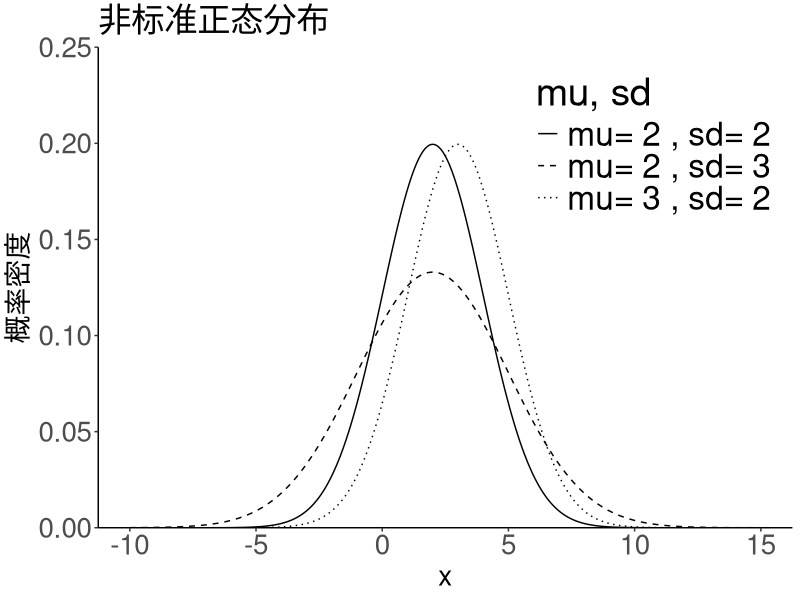
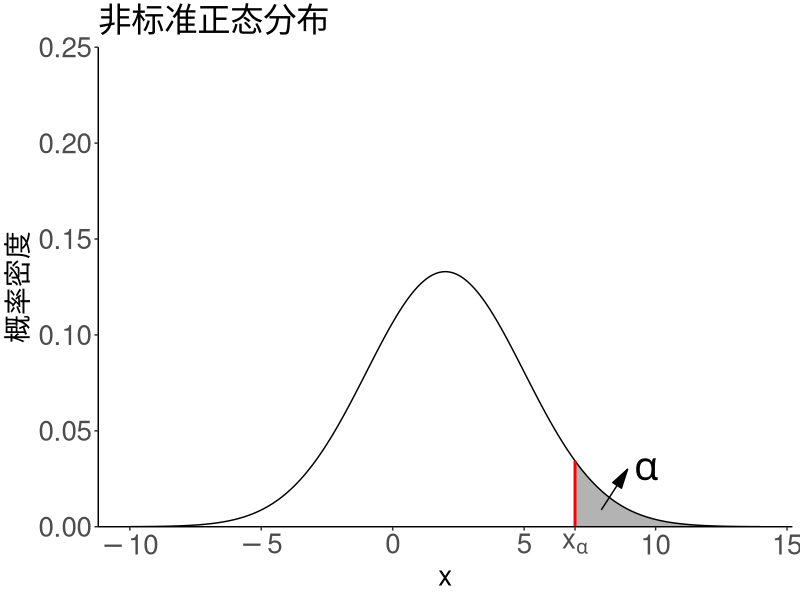
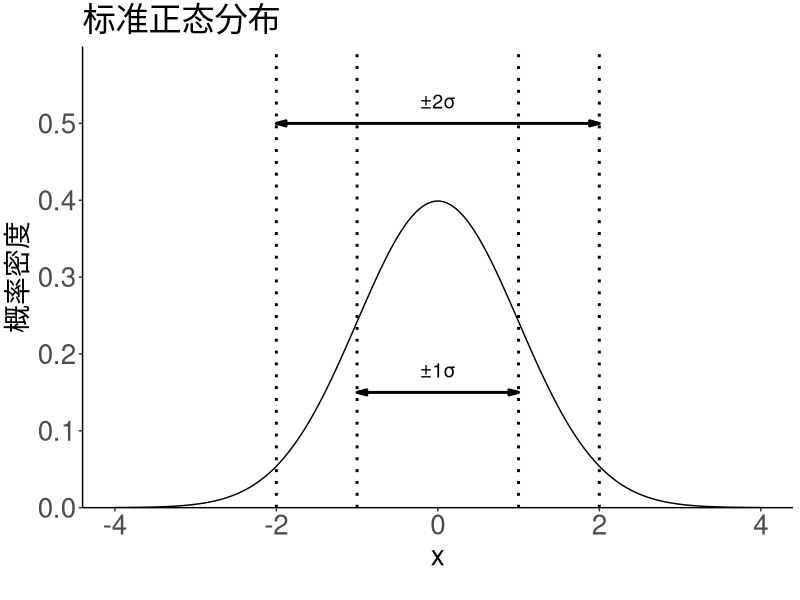
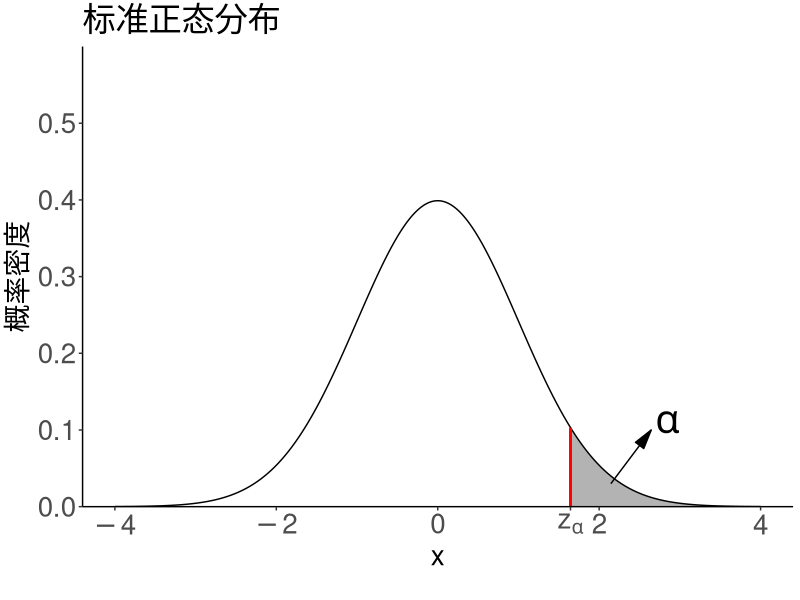
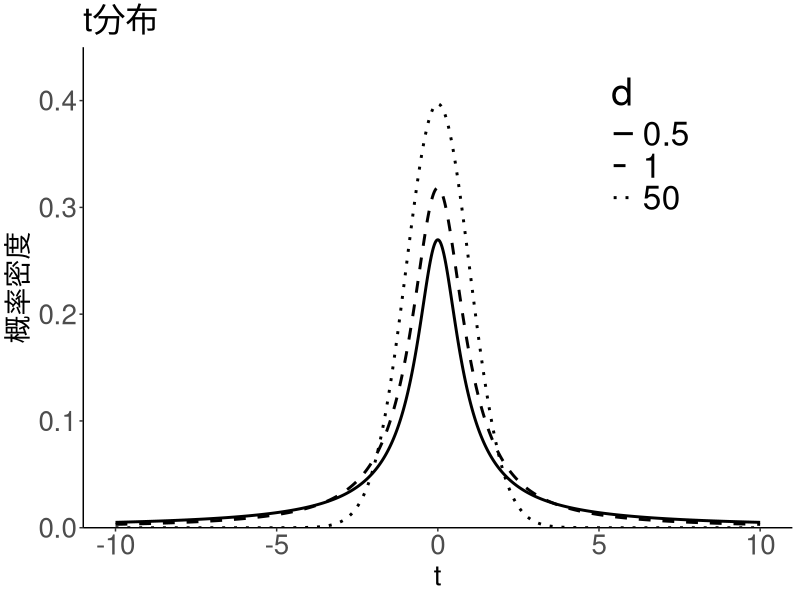
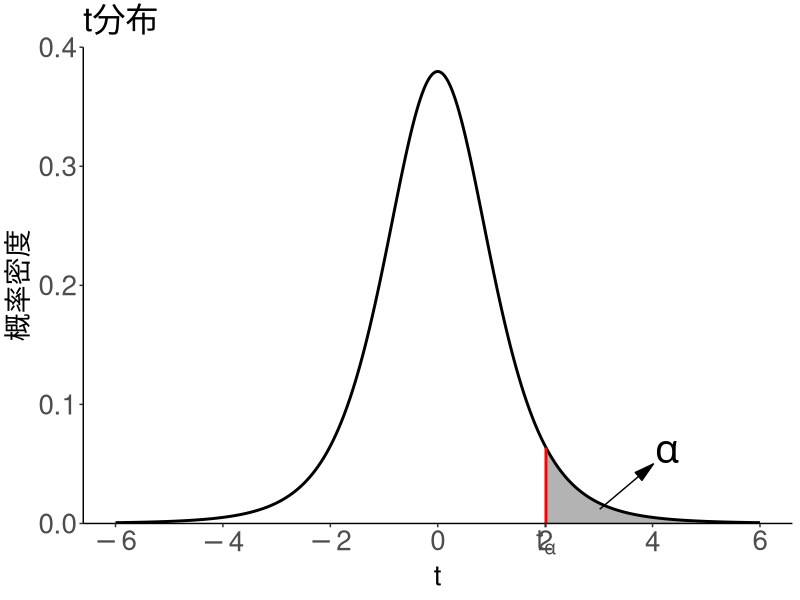
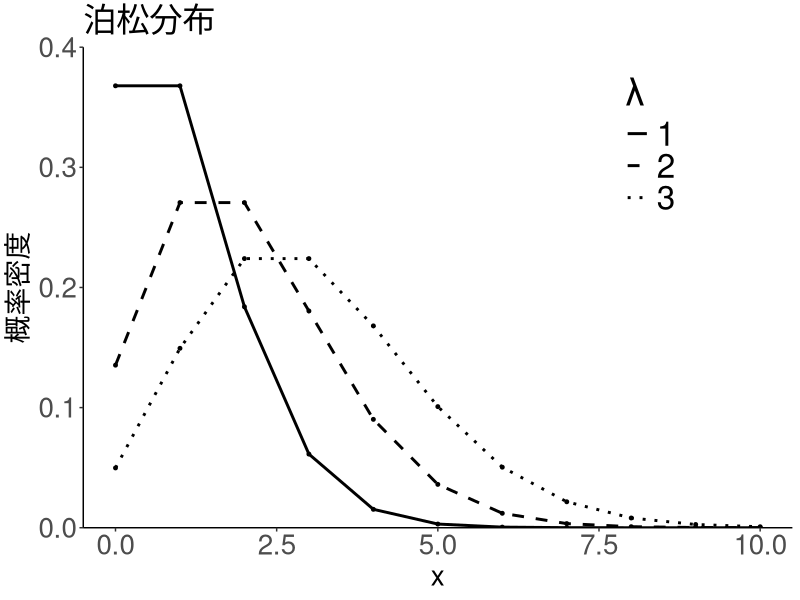
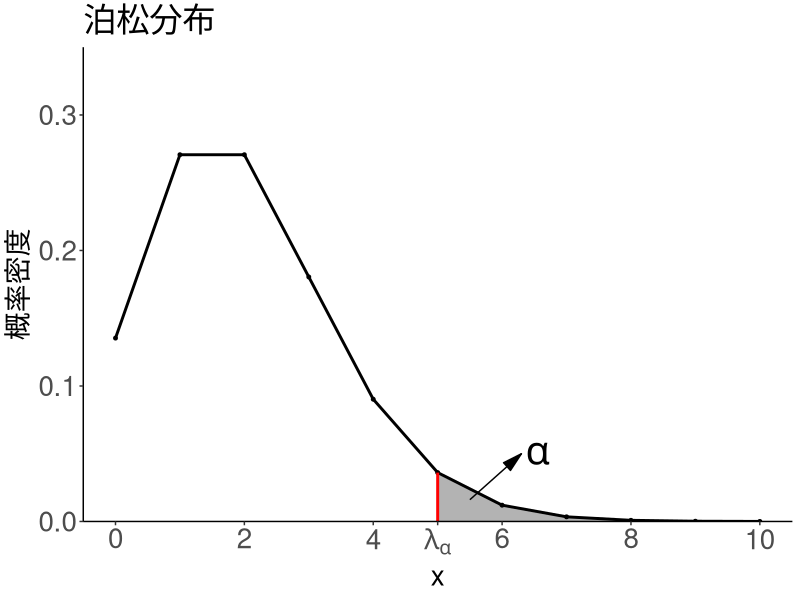

Generate these figures, in order, with R:
library(gridExtra)
library(ggplot2)
library(grid)  # 用于定义箭头

##################### 1.非标准正态分布##########################
# 创建x值的范围
x <- seq(-10, 15, by = 0.01)
params <- data.frame(mu = c(2, 2, 3), sd = c(2, 3, 2))  # 指定自由度组合
df <- do.call(rbind, lapply(1:nrow(params), function(i) {
  mu <- params$mu[i]
  sd <- params$sd[i]
  y <- dnorm(x, mean = mu, sd = sd)
  data.frame(x = x, y = y, mu = mu, sd = sd)
}))
df$group <- factor(paste("mu=", df$mu, ", sd=", df$sd))

set.seed(123)
# 绘图
p1a <- ggplot(df, aes(x = x, y = y, linetype = group, group = group)) +
  geom_line(color = "black") +
  theme_classic() +
  labs(x = "x", y = "概率密度", linetype = "mu, sd") +
  ggtitle("非标准正态分布") +
  scale_y_continuous(limits = c(0, 0.25), expand = c(0, 0)) +   # 设置y轴范围
  scale_linetype_manual(values = c("solid", "dashed", "dotted")) + # 使用不同线型区分
  theme(plot.title = element_text(size = 24),   # 设置标题字体大小
        axis.title = element_text(size = 20),   # 设置坐标轴标签字体大小
        axis.text = element_text(size = 20),    # 设置坐标轴刻度字体大小
        legend.title = element_text(size = 28), # 设置图例标题字体大小
        legend.text = element_text(size = 24),   # 设置图例文本字体大小
        legend.position = c(0.8, 0.8),          # 将图例移到图内，右上角 (80% x, 80% y)
  )
p1a

mu <- 2  # 均值
sigma <- 3  # 标准差
# 创建x值的范围
x <- seq(mu - 4*sigma, mu + 4*sigma, by = 0.01)
# 计算y值，使用非标准正态分布的公式
set.seed(123)
y <- dnorm(x, mean = mu, sd = sigma)
df <- data.frame(x = x, y = y)
# 定义 alpha
alpha <- 0.05  # 例如 0.05 显著性水平
# 计算上 alpha 分位数
x_alpha <- qnorm(1 - alpha, mean = mu, sd = sigma)

p1b <- ggplot(df, aes(x = x, y = y)) +
  geom_line(color = "black") + 
  theme_classic() + 
  geom_area(data = subset(df, x >= x_alpha), aes(x = x, y = y), fill = "black", alpha = 0.3) + # 添加阴影部分
  labs(x = "x", y = "概率密度") +
  ggtitle("非标准正态分布") +
  annotate("segment", x = x_alpha + 1, xend = x_alpha + 2, y = dnorm(x_alpha + 1, mean = mu, sd = sigma) - 0.01, yend = 0.03,  # 添加指向阴影部分的箭头
           color = "black", arrow = arrow(angle = 15, length = unit(0.2, "inches"), type = "closed")) + 
  annotate("text", 
           x = x_alpha + 2.7, y = 0.03,   # 设置文字的位置，略偏离箭头终点
           label = expression(alpha),    # 使用数学符号 \(\alpha\)
           size = 10, color = "black") + 
  annotate("segment", x = x_alpha, xend = x_alpha, y = 0, yend = dnorm(x_alpha, mean = mu, sd = sigma),
           color = "red", size = 1) + 
  scale_y_continuous(limits = c(0, 0.25), expand = c(0, 0)) +   # 设置y轴范围
  scale_x_continuous(
    breaks = c(seq(-10, 15, by = 5), x_alpha),
    labels = parse(text = paste0(sapply(c(seq(-10, 15, by = 5), x_alpha), function(val) {
      if(abs(val - x_alpha) < 0.0001) {
        "x[alpha]"  # 修改为卡方分布的表达式
      } else {
        val
      }
    })))
  ) + 
  theme(plot.title = element_text(size = 24),   # 设置标题字体大小
        axis.title = element_text(size = 20),   # 设置坐标轴标签字体大小
        axis.text = element_text(size = 20),    # 设置坐标轴刻度字体大小
        legend.title = element_text(size = 28), # 设置图例标题字体大小
        legend.text = element_text(size = 24),   # 设置图例文本字体大小
  ) 
p1b

############################## 2.标准正态分布############################
# 创建数据
x <- seq(-4, 4, by = 0.01)
y <- dnorm(x, mean = 0, sd = 1)
a <- 0.95
x_a <- qnorm(a)
y_a <- dnorm(x_a, mean = 0, sd = 1)
df <- data.frame(x = x, y = y)

# 绘制正态分布图并添加一倍、二倍方差范围
p2a <-  ggplot(df, aes(x = x, y = y)) +
  geom_line(color = "black") + 
  geom_vline(xintercept = c(-1, 1), linetype = "dotted", color = "black", size = 1) +  # 一倍方差
  geom_vline(xintercept = c(-2, 2), linetype = "dotted", color = "black", size = 1) +  # 二倍方差
  theme_classic() +
  labs(x = "x", y = "概率密度") +
  ggtitle("标准正态分布") +
  annotate("text", x = 0, y = 0.15, label = "±1σ", vjust = -1, size = 5, color = "black") +
  annotate("text", x = 0, y = 0.5, label = "±2σ", vjust = -1, size = 5, color = "black") +
  annotate("segment", x = -1, xend = 1, y = 0.15, yend = 0.15, 
           color = "black", size = 1,
           arrow = arrow(angle = 15, length = unit(0.1, "inches"), ends = "both", type = "closed")) +  # 68% 范围线双箭头
  annotate("segment", x = -2, xend = 2, y = 0.5, yend = 0.5, 
           color = "black", size = 1,
           arrow = arrow(angle = 15, length = unit(0.1, "inches"), ends = "both", type = "closed")) +   # 95% 范围线双箭头
  coord_cartesian(ylim = c(0, 0.6)) +   # 设置y轴范围
  scale_y_continuous(expand = c(0, 0)) + 
  theme(plot.title = element_text(size = 24),   # 设置标题字体大小
        axis.title = element_text(size = 20),   # 设置坐标轴标签字体大小
        axis.text = element_text(size = 20),    # 设置坐标轴刻度字体大小
        legend.title = element_text(size = 28), # 设置图例标题字体大小
        legend.text = element_text(size = 24),   # 设置图例文本字体大小
        plot.margin = margin(t = 5, r = 5, b = 20, l = 5)
  )
p2a
# dev.off()



# pdf("4.1正态分布.pdf",width = 8, height = 4, family = "GB1")
p2b <-  ggplot(df, aes(x = x, y = y)) +
  geom_line(color = "black") +
  geom_area(data = subset(df, x >= x_a), aes(x = x, y = y), fill = "black", alpha = 0.3) +
  theme_classic() +
  labs(x = "x", y = "概率密度") +
  ggtitle("标准正态分布") + 
  annotate("segment", x = x_a + 0.5, xend = x_a + 1, y = dnorm(x_a + 0.5, mean = 0, sd = 1) - 0.01, yend = 0.1,  # 添加指向阴影部分的箭头
           color = "black", arrow = arrow(angle = 15, length = unit(0.2, "inches"), type = "closed")) + 
  annotate("text", 
           x = x_a + 1.2, y = 0.11,   # 设置文字的位置，略偏离箭头终点
           label = expression(alpha),    # 使用数学符号 \(\alpha\)
           size = 10, color = "black") + 
  annotate("segment", x = x_a, xend = x_a, y = 0, yend = dnorm(x_a, mean = 0, sd = 1),
           color = "red", size = 1) + # 上alpha分位数线
  coord_cartesian(ylim = c(0, 0.6)) +   # 设置y轴范围
  scale_y_continuous(expand = c(0, 0)) + 
  scale_x_continuous(
    breaks = c(seq(-4, 4, by = 2), x_a),
    labels = parse(text = paste0(sapply(c(seq(-4, 4, by = 2), x_a), function(val) {
      if(abs(val - x_a) < 0.0001) {
        "z[alpha]"  # 修改为卡方分布的表达式
      } else {
        val
      }
    })))
  ) +
  theme(plot.title = element_text(size = 24),   # 设置标题字体大小
        axis.title = element_text(size = 20),   # 设置坐标轴标签字体大小
        axis.text = element_text(size = 20),    # 设置坐标轴刻度字体大小
        legend.title = element_text(size = 28), # 设置图例标题字体大小
        legend.text = element_text(size = 24),   # 设置图例文本字体大小
        plot.margin = margin(t = 5, r = 5, b = 20, l = 5)
  )
p2b
# dev.off()

############################ 3.t分布 ########################################
library(ggplot2)

# 创建数据
x <- seq(-10, 10, by = 0.01)
data_t <- data.frame(
  x = rep(x, 3),  # 重复 x 值三次用于绘制不同的自由度
  y = c(dt(x, df = 0.5), dt(x, df = 1), dt(x, df = 50)),  # 计算三条 t 分布的 y 值
  df = factor(rep(c(0.5, 1, 50), each = length(x)))  # 用于区分不同自由度的曲线
)

# 绘制t分布图
# pdf("4.5t分布.pdf",width = 8, height = 4, family = "GB1")
p3a <- ggplot(data_t, aes(x = x, y = y, linetype = df, group = df)) +
  geom_line(size = 1) +  # 绘制曲线
  theme_classic() +
  labs(x = "t", y = "概率密度", linetype = "d") +
  ggtitle("t分布") +
  scale_linetype_manual(values = c("solid", "dashed", "dotted")) + # 使用不同线型区分
  coord_cartesian(ylim = c(0, 0.45)) +   # 设置y轴范围
  scale_y_continuous(expand = c(0, 0)) +
  theme(plot.title = element_text(size = 24),   # 设置标题字体大小
        axis.title = element_text(size = 20),   # 设置坐标轴标签字体大小
        axis.text = element_text(size = 20),    # 设置坐标轴刻度字体大小
        legend.title = element_text(size = 28), # 设置图例标题字体大小
        legend.text = element_text(size = 24),   # 设置图例文本字体大小
        legend.position = c(0.8, 0.8),          # 将图例移到图内，右上角 (80% x, 80% y)
  )
p3a
# dev.off()

a <- 0.95
x_a <- qt(a, df = 5)
x <- seq(-6, 6, by = 0.01)
data <- data.frame(x = x, y = dt(x, df = 5))

# 绘制t分布图
# pdf("4.5t分布.pdf",width = 8, height = 4, family = "GB1")
p3b <- ggplot(data, aes(x = x, y = y)) +
  geom_line(size = 1) +  # 绘制曲线
  theme_classic() +
  labs(x = "t", y = "概率密度") +
  ggtitle("t分布") + 
  geom_area(data = subset(data, x >= x_a), aes(x = x, y = y), fill = "black", alpha = 0.3) +
  annotate("segment", x = x_a, xend = x_a, y = 0, yend = dt(x_a, df = 5),
           color = "red", size = 1) + # 上alpha分位数线
  annotate("segment", x = x_a + 1, xend = x_a + 2, y = dt(x_a + 1, df = 5) - 0.005, yend = 0.05,  # 添加指向阴影部分的箭头
           color = "black", arrow = arrow(angle = 15, length = unit(0.2, "inches"), type = "closed")) +
  annotate("text",
           x = x_a + 2.25, y = 0.06,   # 设置文字的位置，略偏离箭头终点
           label = expression(alpha),    # 使用数学符号 \(\alpha\)
           size = 10, color = "black") +
  coord_cartesian(ylim = c(0, 0.4)) +   # 设置y轴范围
  scale_y_continuous(expand = c(0, 0)) +
  scale_x_continuous(
    breaks = c(seq(-6, 6, by = 2), x_a),
    labels = parse(text = paste0(sapply(c(seq(-6, 6, by = 2), x_a), function(val) {
      if(abs(val - x_a) < 0.0001) {
        "t[alpha]"  # 修改为卡方分布的表达式
      } else {
        val
      }
    })))
  ) +
  theme(plot.title = element_text(size = 24),   # 设置标题字体大小
        axis.title = element_text(size = 20),   # 设置坐标轴标签字体大小
        axis.text = element_text(size = 20),    # 设置坐标轴刻度字体大小
        legend.title = element_text(size = 28), # 设置图例标题字体大小
        legend.text = element_text(size = 24),   # 设置图例文本字体大小
  )
p3b



################################ 4. 泊松分布 ######################### 
library(ggplot2)
# 创建数据
x <- 0:10
data <- data.frame(
  x = rep(x, 3),  # 重复 x 值三次用于绘制不同的 λ
  y = c(dpois(x, lambda = 1), dpois(x, lambda = 2), dpois(x, lambda = 3)),  # 计算三条泊松分布的 y 值
  lambda = factor(rep(c(1, 2, 3), each = length(x)))  # 用于区分三条曲线的 λ 值
)

# 绘制泊松分布图
# pdf("4.2泊松分布.pdf",width = 8, height = 4, family = "GB1")
p4a <- ggplot(data, aes(x = x, y = y, linetype = lambda, group = lambda)) +
  geom_line(size = 1) +  # 绘制曲线
  geom_point(size = 1) +  # 添加数据点
  theme_classic() +
  labs(x = "x", y = "概率密度", linetype = "λ") +  # 添加图例标题
  ggtitle("泊松分布") +
  scale_linetype_manual(values = c("solid", "dashed", "dotted"))  + # 自定义线型类型
  coord_cartesian(ylim = c(0, 0.4)) +   # 设置y轴范围
  scale_y_continuous(expand = c(0, 0)) +
  theme(plot.title = element_text(size = 24),   # 设置标题字体大小
        axis.title = element_text(size = 20),   # 设置坐标轴标签字体大小
        axis.text = element_text(size = 20),    # 设置坐标轴刻度字体大小
        legend.title = element_text(size = 28), # 设置图例标题字体大小
        legend.text = element_text(size = 24),   # 设置图例文本字体大小
        legend.position = c(0.8, 0.8),          # 将图例移到图内，右上角 (80% x, 80% y)
  )
p4a
# dev.off()


a <- 0.95
x_a <- qpois(a, lambda = 2)
y_a <- dpois(x_a, lambda = 2)
x <- 0:10
df <- data.frame(x = x, y = dpois(x, lambda = 2), lambda = factor(rep(2, each = length(x))))
p4b <- ggplot(df, aes(x = x, y = y)) +
  geom_line(size = 1) +  # 绘制曲线
  geom_point(size = 1) +  # 添加数据点
  theme_classic() +
  labs(x = "x", y = "概率密度") +  # 添加图例标题
  geom_area(data = subset(df, x >= x_a), aes(x = x, y = y), fill = "black", alpha = 0.3) +
  ggtitle("泊松分布") + 
  annotate("segment", x = x_a, xend = x_a, y = 0, yend = dpois(x_a, lambda = 2),
           color = "red", size = 1) + # 上alpha分位数线
  annotate("segment", x = x_a + 0.5, xend = x_a + 1.3, y = dpois(x_a, lambda = 2) - 0.02, yend = 0.05,  # 添加指向阴影部分的箭头
           color = "black", arrow = arrow(angle = 15, length = unit(0.2, "inches"), type = "closed")) + 
  annotate("text", 
           x = x_a + 1.55, y = 0.05,   # 设置文字的位置，略偏离箭头终点
           label = expression(alpha),    # 使用数学符号 \(\alpha\)
           size = 10, color = "black") + 
  coord_cartesian(ylim = c(0, 0.35)) +   # 设置y轴范围
  scale_y_continuous(expand = c(0, 0)) + 
  scale_x_continuous(
    breaks = c(seq(0, 10, by = 2), x_a),
    labels = parse(text = paste0(sapply(c(seq(0, 10, by = 2), x_a), function(val) {
      if(abs(val - x_a) < 0.0001) {
        "lambda[alpha]"  # 修改为卡方分布的表达式
      } else {
        val
      }
    })))
  )  +
  theme(plot.title = element_text(size = 24),   # 设置标题字体大小
        axis.title = element_text(size = 20),   # 设置坐标轴标签字体大小
        axis.text = element_text(size = 20),    # 设置坐标轴刻度字体大小
        legend.title = element_text(size = 28), # 设置图例标题字体大小
        legend.text = element_text(size = 24),   # 设置图例文本字体大小
        legend.position = c(0.8, 0.8),          # 将图例移到图内，右上角 (80% x, 80% y)
  )
p4b
# dev.off()



####################### 5.卡方分布 ##################
# 创建数据
library(ggplot2)
# 创建数据
x <- seq(0, 15, by = 0.01)
data_chisq <- data.frame(
  x = rep(x, 3),  # 重复 x 值三次用于绘制不同的自由度
  y = c(dchisq(x, df = 3), dchisq(x, df = 5), dchisq(x, df = 7)),  # 计算三条卡方分布的 y 值
  df = factor(rep(c(3, 5, 7), each = length(x)))  # 用于区分不同自由度的曲线
)

# 绘制卡方分布图
# pdf("4.4卡方分布.pdf",width = 8, height = 4, family = "GB1")
p5a <- ggplot(data_chisq, aes(x = x, y = y, linetype = df, group = df)) +
  geom_line(size = 1) +  # 绘制曲线
  theme_classic() +
  labs(x = "x", y = "概率密度", linetype = "d") +
  ggtitle("卡方分布") + 
  scale_linetype_manual(values = c("solid", "dashed", "dotted")) + # 使用不同线型区分
  coord_cartesian(ylim = c(0, 0.25)) +   # 设置y轴范围
  scale_y_continuous(expand = c(0, 0)) +
  theme(plot.title = element_text(size = 24),   # 设置标题字体大小
        axis.title = element_text(size = 20),   # 设置坐标轴标签字体大小
        axis.text = element_text(size = 20),    # 设置坐标轴刻度字体大小
        legend.title = element_text(size = 28), # 设置图例标题字体大小
        legend.text = element_text(size = 24),  # 设置图例文本字体大小
        legend.position = c(0.8, 0.8),          # 将图例移到图内，右上角 (80% x, 80% y)
  )
p5a
# dev.off()

a <- 0.95
x_a <- qchisq(a, df = 5)
x <- seq(0, 15, by = 0.01)
data <- data.frame(x = x, y = dchisq(x, df = 5), df = factor(rep(5, each = length(x))))

# pdf("4.4卡方分布.pdf",width = 8, height = 4, family = "GB1")
p5b <- ggplot(data, aes(x = x, y = y)) +
  geom_line(size = 1) +  # 绘制曲线
  theme_classic() + 
  labs(x = "x", y = "概率密度") + 
  ggtitle("卡方分布") + 
  geom_area(data = subset(data, x >= x_a), aes(x = x, y = y), fill = "black", alpha = 0.3) +
  annotate("segment", x = x_a, xend = x_a, y = 0, yend = dchisq(x_a, df = 5),
           color = "red", size = 1) + # 上alpha分位数线
  annotate("segment", x = x_a + 1, xend = x_a + 2, y = dchisq(x_a + 1, df = 5) - 0.01, yend = 0.05,  # 添加指向阴影部分的箭头
           color = "black", arrow = arrow(angle = 15, length = unit(0.2, "inches"), type = "closed")) +
  annotate("text",
           x = x_a + 2.2, y = 0.06,   # 设置文字的位置，略偏离箭头终点
           label = expression(alpha),    # 使用数学符号 \(\alpha\)
           size = 10, color = "black") +
  coord_cartesian(ylim = c(0, 0.2)) +   # 设置y轴范围
  scale_y_continuous(expand = c(0, 0)) +
  scale_x_continuous(
    breaks = c(seq(0, 15, by = 5), x_a),
    labels = parse(text = paste0(sapply(c(seq(0, 15, by = 5), x_a), function(val) {
      if(abs(val - x_a) < 0.0001) {
        "chi[alpha]^2"  # 修改为卡方分布的表达式
      } else {
        val
      }
    })))
  ) +
  theme(plot.title = element_text(size = 24),   # 设置标题字体大小
        axis.title = element_text(size = 20),   # 设置坐标轴标签字体大小
        axis.text = element_text(size = 20),    # 设置坐标轴刻度字体大小
        legend.title = element_text(size = 28), # 设置图例标题字体大小
        legend.text = element_text(size = 24),  # 设置图例文本字体大小
  )
p5b



################### 6. F分布 #######################
# 创建数据
x <- seq(0, 10, by = 0.01)
params <- data.frame(df1 = c(5, 3, 5), df2 = c(20, 5, 10))  # 指定自由度组合
# 构建数据
data <- do.call(rbind, lapply(1:nrow(params), function(i) {
  df1 <- params$df1[i]
  df2 <- params$df2[i]
  y <- df(x, df1 = df1, df2 = df2)  # 计算 F 分布的概率密度
  data.frame(x = x, y = y, df1 = df1, df2 = df2)
}))
# 将 df1 和 df2 组合成因子，用于区分曲线
data$group <- factor(paste("df1=", data$df1, ", df2=", data$df2))

# 绘制F分布图
# pdf("4.6F分布.pdf",width = 8, height = 4, family = "GB1")
p6a <- ggplot(data, aes(x = x, y = y, linetype = group, group = group)) +
  geom_line(color = "black") +
  theme_classic() +
  labs(x = "x", y = "概率密度", linetype = "df1, df2") + # 使用不同线型区分
  ggtitle("F分布") + 
  scale_linetype_manual(values = c("solid", "dashed", "dotted")) + # 使用不同线型区分
  coord_cartesian(ylim = c(0, 0.75)) +   # 设置y轴范围
  scale_y_continuous(expand = c(0, 0)) +
  theme(plot.title = element_text(size = 24),   # 设置标题字体大小
        axis.title = element_text(size = 20),   # 设置坐标轴标签字体大小
        axis.text = element_text(size = 20),    # 设置坐标轴刻度字体大小
        legend.title = element_text(size = 28), # 设置图例标题字体大小
        legend.text = element_text(size = 24),  # 设置图例文本字体大小
        legend.position = c(0.8, 0.8)           # 将图例移到图内，右上角 (80% x, 80% y)
  )
p6a
# dev.off()



a <- 0.95
x_a <- qf(a, df1 = 5, df2 = 20)
x <- seq(0, 5, by = 0.01)
# 构建数据
data <- data.frame(x = x, y = df(x, df1 = 5, df2 = 20), df1 = 5, df2 = 20)

# 绘制F分布图
# pdf("4.6F分布.pdf",width = 8, height = 4, family = "GB1")
p6b <- ggplot(data, aes(x = x, y = y)) + 
  geom_line(color = "black") +
  theme_classic() +
  labs(x = "x", y = "概率密度") + 
  ggtitle("F分布") + 
  geom_area(data = subset(data, x >= x_a), aes(x = x, y = y), fill = "black", alpha = 0.3) +
  annotate("segment", x = x_a, xend = x_a, y = 0, yend = df(x_a, df1 = 5, df2 = 20),
           color = "red", size = 1) + # 上alpha分位数线
  annotate("segment", x = 3, xend = 3.3, y = df(3, df1 = 5, df2 = 20) - 0.005, yend = 0.1,  # 添加指向阴影部分的箭头
           color = "black", arrow = arrow(angle = 15, length = unit(0.2, "inches"), type = "closed")) +
  annotate("text",
           x = 3.45, y = 0.11,   # 设置文字的位置，略偏离箭头终点
           label = expression(alpha),    # 使用数学符号 \(\alpha\)
           size = 10, color = "black") +
  coord_cartesian(ylim = c(0, 0.75)) +   # 设置y轴范围
  scale_y_continuous(expand = c(0, 0)) +
  scale_x_continuous(
    breaks = c(seq(0, 5, by = 1), x_a),
    labels = parse(text = paste0(sapply(c(seq(0, 5, by = 1), x_a), function(val) {
      if(abs(val - x_a) < 0.0001) {
        "F[alpha]"  # 修改为卡方分布的表达式
      } else {
        val
      }
    })))
  ) + 
  theme(plot.title = element_text(size = 24),   # 设置标题字体大小
        axis.title = element_text(size = 20),   # 设置坐标轴标签字体大小
        axis.text = element_text(size = 20),    # 设置坐标轴刻度字体大小
        legend.title = element_text(size = 28), # 设置图例标题字体大小
        legend.text = element_text(size = 24),  # 设置图例文本字体大小
  )
p6b




############################### 7. weibull 分布 #############################
# 创建数据
x <- seq(0, 2.5, length.out = 100)
data <- data.frame(
  x = rep(x, 3),  # 重复 x 值三次用于绘制不同的 shape
  y = c(dweibull(x, shape = 1.5, scale = 1), 
        dweibull(x, shape = 2, scale = 1), 
        dweibull(x, shape = 3, scale = 1)),  # 计算三条 Weibull 分布的 y 值
  shape = factor(rep(c(1.5, 2, 3), each = length(x)))  # 用于区分三条曲线的 shape 参数
)

# 绘制Weibull分布图
# pdf("4.3weibull分布.pdf",width = 8, height = 4, family = "GB1")
p7a <- ggplot(data, aes(x = x, y = y, linetype = shape, group = shape)) +
  geom_line(size = 1) +  # 绘制曲线
  theme_classic() +
  labs(x = "x", y = "概率密度", linetype = "k") +  # 添加图例标题
  ggtitle("Weibull分布") +
  scale_linetype_manual(values = c("solid", "dashed", "dotted"))  + # 自定义线型类型
  coord_cartesian(ylim = c(0, 1.25)) +   # 设置y轴范围
  scale_y_continuous(expand = c(0, 0)) +
  theme(plot.title = element_text(size = 24),   # 设置标题字体大小
        axis.title = element_text(size = 20),   # 设置坐标轴标签字体大小
        axis.text = element_text(size = 20),    # 设置坐标轴刻度字体大小
        legend.title = element_text(size = 28), # 设置图例标题字体大小
        legend.text = element_text(size = 24),  # 设置图例文本字体大小
        legend.position = c(0.8, 0.8),          # 将图例移到图内，右上角 (80% x, 80% y)
  )
p7a
# dev.off()

a <- 0.95
x_a <- qweibull(0.95, shape = 2, scale = 1)
x <- seq(0, 2.5, by = 0.01)
data <- data.frame(x = x, y = dweibull(x, shape = 2, scale = 1), shape = factor(rep(2, each = length(x))))
p7b <- ggplot(data, aes(x = x, y = y)) +
  geom_line(size = 1) +  # 绘制曲线
  theme_classic() +
  labs(x = "x", y = "概率密度") + 
  ggtitle("Weibull分布") + 
  geom_area(data = subset(data, x >= x_a - 0.01), aes(x = x, y = y), fill = "black", alpha = 0.3) + # 这里 - 0.01是因为图像不知道什么原因没有对上
  annotate("segment", x = x_a, xend = x_a, y = 0, yend = dweibull(x_a, shape = 2, scale = 1),
           color = "red", size = 1) + # 上alpha分位数线
  annotate("segment", x = x_a + 0.05, xend = x_a + 0.2, y = dweibull(x_a, shape = 2, scale = 1) - 0.07, yend = 0.2,  # 添加指向阴影部分的箭头
           color = "black", arrow = arrow(angle = 15, length = unit(0.2, "inches"), type = "closed")) +
  annotate("text",
           x = x_a + 0.23, y = 0.2,   # 设置文字的位置，略偏离箭头终点
           label = expression(alpha),    # 使用数学符号 \(\alpha\)
           size = 10, color = "black") +
  coord_cartesian(ylim = c(0, 1)) +   # 设置y轴范围
  scale_y_continuous(expand = c(0, 0)) + 
  scale_x_continuous(
    breaks = c(seq(0, 2.5, by = 0.5), x_a),
    labels = parse(text = paste0(sapply(c(seq(0, 2.5, by = 0.5), x_a), function(val) {
      if(abs(val - x_a) < 0.0001) {
        "W[alpha]"  # 修改为卡方分布的表达式
      } else {
        val
      }
    })))
  ) +
  theme(plot.title = element_text(size = 24),   # 设置标题字体大小
        axis.title = element_text(size = 20),   # 设置坐标轴标签字体大小
        axis.text = element_text(size = 20),    # 设置坐标轴刻度字体大小
        legend.title = element_text(size = 28), # 设置图例标题字体大小
        legend.text = element_text(size = 24),  # 设置图例文本字体大小
  )
p7b

pdf("分布图(7).pdf", width = 16, height = 22)
grid.arrange(p1a, p1b, p2a, p2b, p3a, p3b, p4a, p4b, p5a, p5b, p6a, p6b, p7a, p7b, ncol = 2, nrow = 7)
dev.off()
